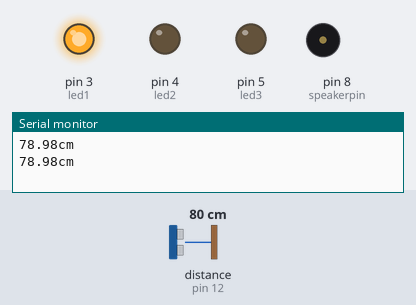
Simulated run of this sketch. Board: Arduino Uno, built with avr-gcc and run on an emulated ATmega328P. On the bench: output pins drawn as LEDs (lit = HIGH), buzzer (waves = sounding), the last lines printed to the serial monitor. Wiring (inferred from the names in the program): ultrasonic range finder: trigger pin 13; echo pin 12. Inputs (shaded band) come from the test bench; at power-on: distance to the obstacle (sensor on pin 12) 80 cm. The echo pulse lasts 58.3 µs per cm; pins used as bus, display or sensor lines are not drawn.

Above: at 1.8 s.
1.9 s: distance to the obstacle (sensor on pin 12) set to 33 cm
3.4 s: distance to the obstacle (sensor on pin 12) set to 29 cm
At 4.6 s:
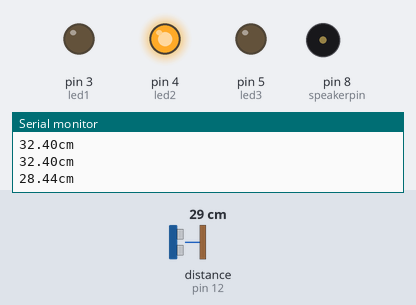
5.5 s: distance to the obstacle (sensor on pin 12) set to 12 cm
7.2 s: distance to the obstacle (sensor on pin 12) set to 9 cm
At 8.8 s:
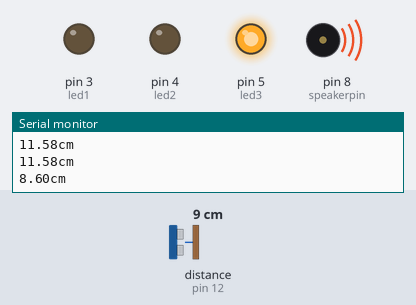
Timing chart, 0 to 10.3 s (numbered marks = the images above; inputs shaded):
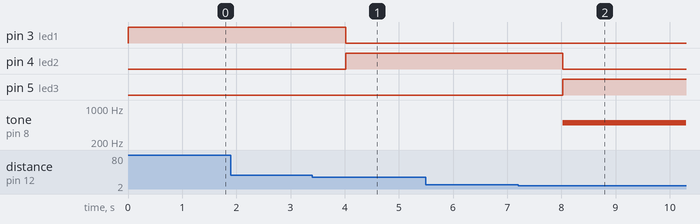

Measured:
- the behaviour switches between 31 and 30 cm on distance to the obstacle (sensor on pin 12) (found by bisection; images 0 and 1)
- the behaviour switches between 11 and 10 cm on distance to the obstacle (sensor on pin 12) (found by bisection; images 1 and 2)
- after the input at 3.4 s, pin 3 (led1): HIGH → LOW after 0.62 s; pin 4 (led2): LOW → HIGH after 0.62 s
- after the input at 7.2 s, pin 4 (led2): HIGH → LOW after 0.83 s; pin 5 (led3): LOW → HIGH after 0.83 s; tone on pin 8 (speakerpin): silent → 500 Hz after 0.83 s

The sketch:

Sensor.ino
```cpp
int echoPin = 12;
int trigPin = 13;
int led1=3, led2=4, led3=5, speakerpin=8;

void setup() {
  Serial.begin(9600);
  pinMode(trigPin, OUTPUT);
  pinMode(echoPin, INPUT);

  pinMode(led1, OUTPUT);
  pinMode(led2, OUTPUT);
  pinMode(led3, OUTPUT);
}

void loop() {
  digitalWrite(trigPin, LOW);
  digitalWrite(echoPin, LOW);
  delayMicroseconds(2);
  digitalWrite(trigPin, HIGH);
  delayMicroseconds(10);
  digitalWrite(trigPin, LOW);

  unsigned long duration = pulseIn(echoPin, HIGH);
  float distance = ((float)(340*duration)/10000)/2;
  Serial.print(distance);
  Serial.println("cm");

  if(distance<10){
  digitalWrite(led3,HIGH);
  digitalWrite(led2,LOW);
  digitalWrite(led1,LOW);
  tone(speakerpin,500,1000);
  }
  else if(distance>=10 && distance<30){
  digitalWrite(led3,LOW);
  digitalWrite(led2,HIGH);
  digitalWrite(led1,LOW);
  }
  else{
  digitalWrite(led3,LOW);
  digitalWrite(led1,HIGH);
  digitalWrite(led2,LOW);
  }

  delay(1000);
}
```
